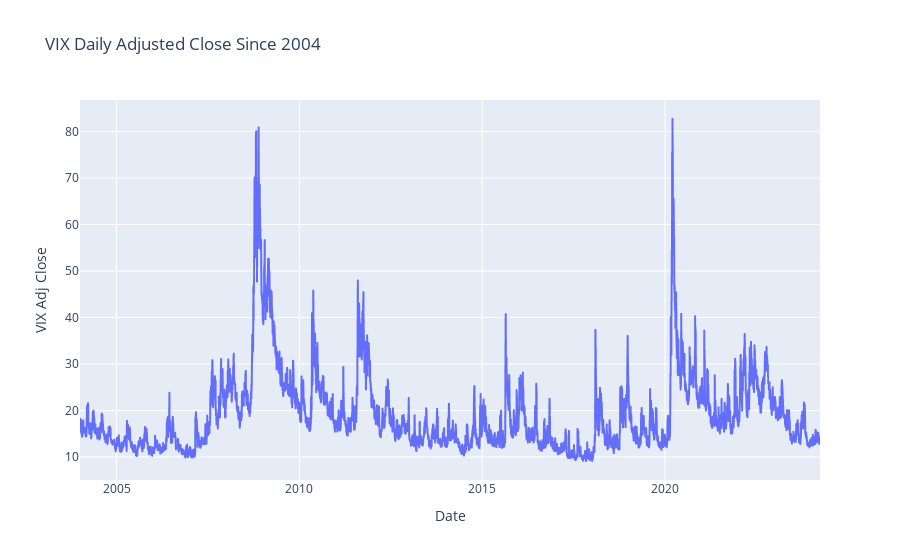

The code cell stored with this chart in its notebook:
### Code cell
figure = px.line(
    vix,
    x=vix.index,
    y="VIX Adj Close",
    title="VIX Daily Adjusted Close Since 2004",
)
figure.show()

### Figure 1 — Plotly figure (JSON) as saved in the notebook; plotly's stock layout.template omitted (floating-point values rounded to 4 significant figures; data arrays with more than 128 entries replaced by an {"elided": "..."} marker saying what was removed)
{"data": [{"hovertemplate": "Date=%{x}<br>VIX Adj Close=%{y}<extra></extra>", "legendgroup": "", "line": {"color": "#636efa", "dash": "solid"}, "marker": {"symbol": "circle"}, "mode": "lines", "name": "", "showlegend": false, "type": "scattergl", "x": {"elided": "5094 str values"}, "xaxis": "x", "y": {"elided": "5094 float values"}, "yaxis": "y"}], "layout": {"legend": {"tracegroupgap": 0}, "title": {"text": "VIX Daily Adjusted Close Since 2004"}, "xaxis": {"anchor": "y", "domain": [0, 1], "title": {"text": "Date"}}, "yaxis": {"anchor": "x", "domain": [0, 1], "title": {"text": "VIX Adj Close"}}}}
